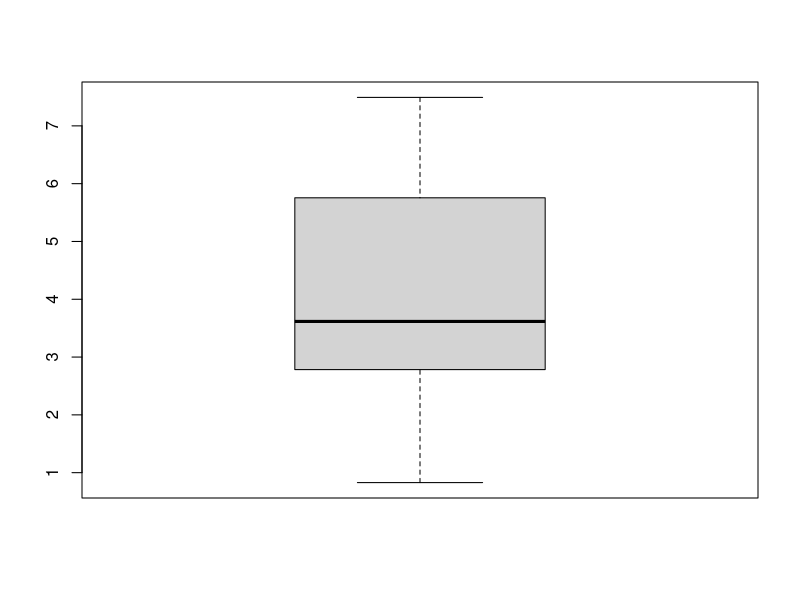
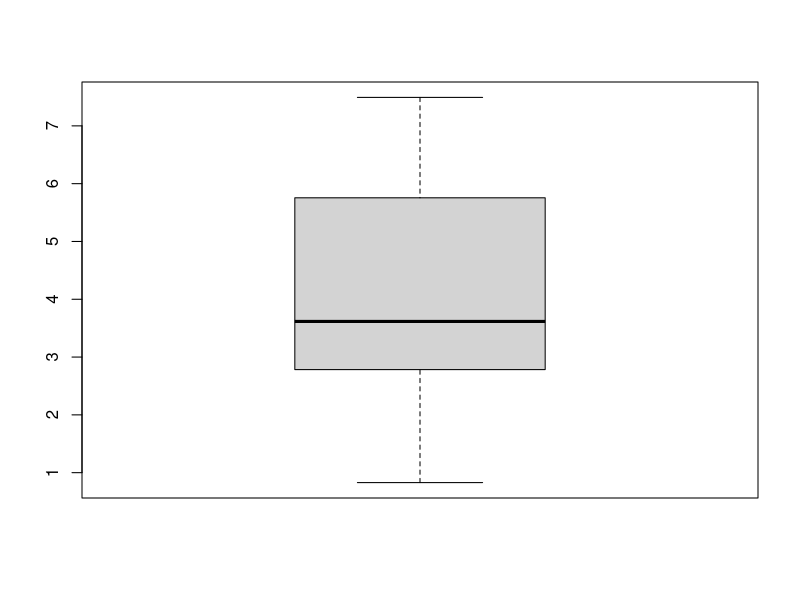

These figures' R source, in order:
## ---- chunk 1
(x = runif(10, 0, 10))
## ---- chunk 2
exp(pi)
rnorm(2)
cos
function(x,y) {
  lm(y~x)
} 
## ---- chunk 3
boxplot(x)
## ---- chunk 4
a<-boxplot(x)
a
## ---- chunk 5
bigx <- matrix(rnorm(1e6),ncol=100)
## ---- chunk 6
print(x)
## ---- chunk 7
get("(")
## ---- chunk 8
(x = runif(10,0,10))
